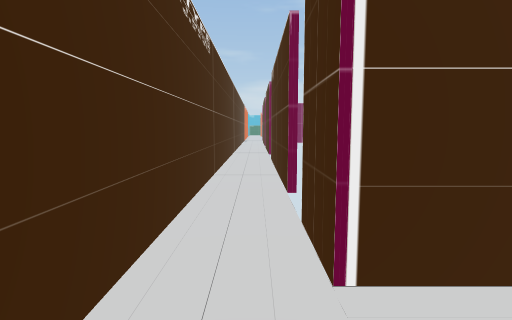
view 1 (above)

13 first-person views from a walk through a 3-D level made in the Unity game engine. The camera is 1.4 m above the floor, tilts 6° down and sees 80° across. Doors are open. The floor is counted in squares, 1 m on a side. Each view is taken from the middle of a square. On the plan, view 1 faces up. The plan holds only what a view shows up to about 14 squares ahead; the rest is blank. The place goes on beyond the plan.

view 2
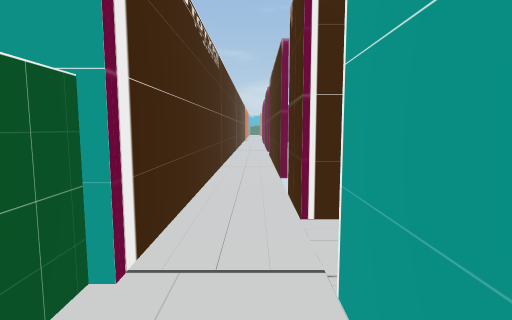

view 3
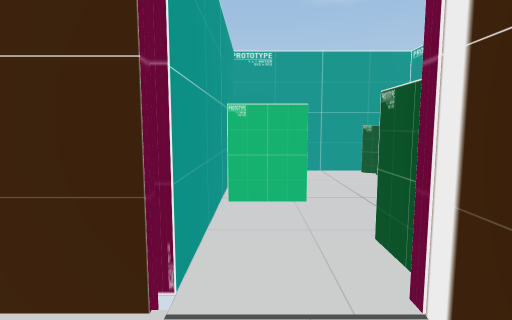

view 4
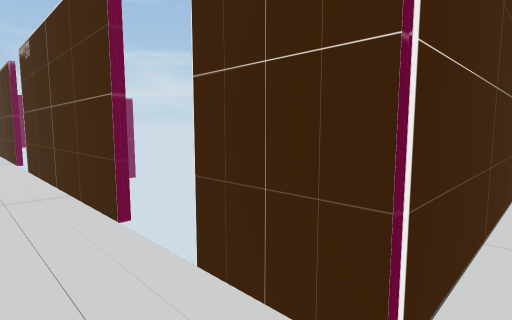

view 5
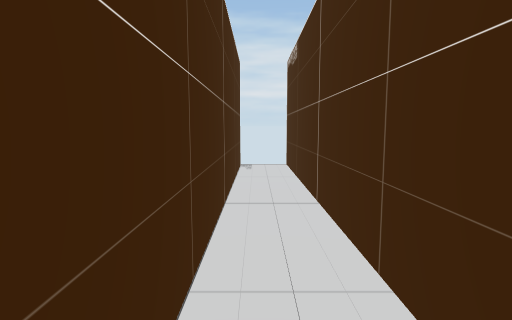

view 6
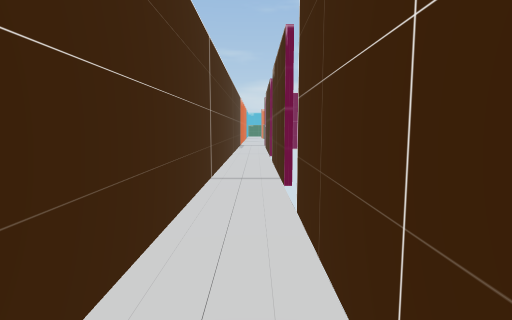

view 7
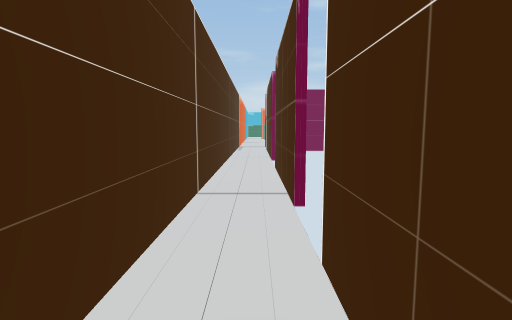

view 8
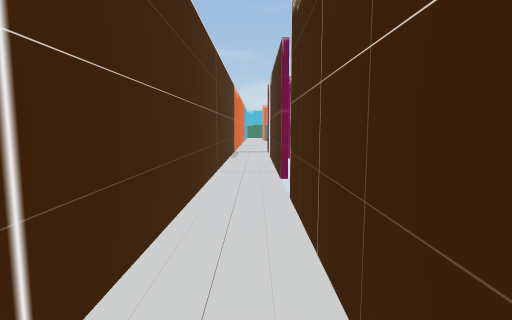

view 9
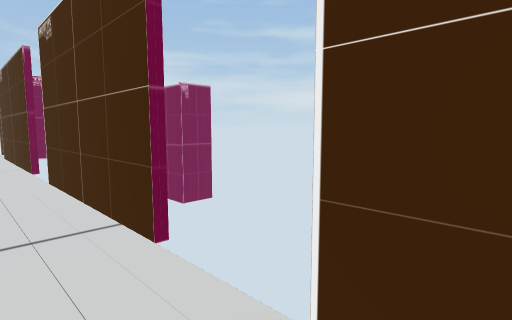

view 10
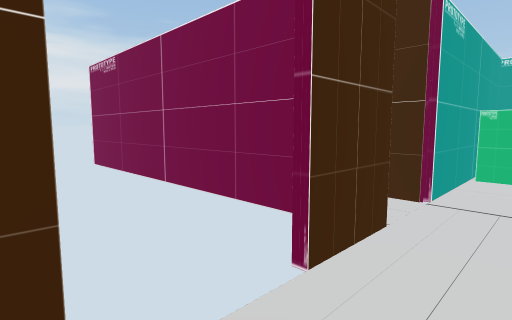

view 11
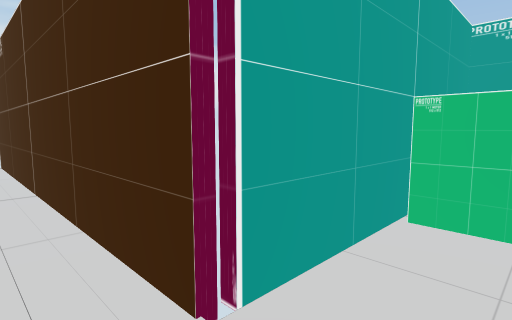

view 12
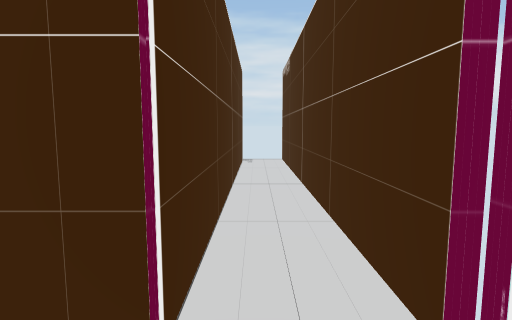

view 13
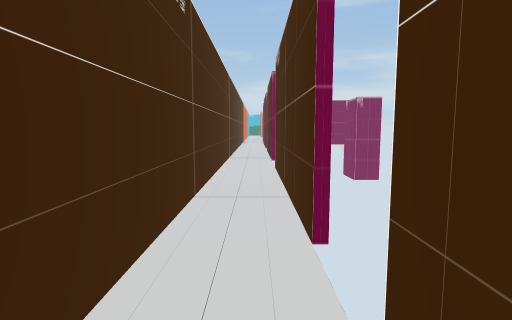

### Floor plan
Points are (right, up) in squares from view 1. A wall is a line through its corners. A room is listed if a view was taken in it or the views show most of it. See-through windows are left out.
Room 1 (views 1, 2)
walls: (-1.5, 0.6) (-1.5, -0.9); (-1, -2.7) (0.6, -2.7); (0.7, -4.5) (0.7, 0.8)
ways out: open door at (-0.5, 1) to room 2; opening at (-2, -2)
Room 2 (views 3, 4, 5, 6, 7, 8, 9, 10, 11, 12, 13)
walls: (0.7, 6.6) (0.7, 14.2); (0.7, 16.4) (0.7, 22.2); (0.7, 0.8) (12.9, 0.8); (0.7, 24.5) (0.7, 25.5); (-1.3, 25.5) (-1.3, 0.5); (12.9, 2.6) (0.7, 2.6) (0.7, 4.6)
ways out: open door at (-0.5, 1) to room 1; open door at (1, 5.5); gap at (1, 15); gap at (1, 23)

Where each view was taken, in squares from view 1:
view 1: 0 up, 0 right, facing up
view 2: 2 down, 0 right, facing up
view 3: 3 up, 0 right, facing down
view 4: 2 up, 1 left, facing up-right
view 5: 2 up, 1 right, facing right
view 6: 9 up, 0 right, facing up
view 7: 11 up, 0 right, facing up
view 8: 16 up, 0 right, facing up
view 9: 13 up, 1 left, facing up-right
view 10: 7 up, 1 left, facing down-right
view 11: 2 up, 1 left, facing down-right
view 12: 2 up, 1 left, facing right
view 13: 3 up, 0 right, facing up
